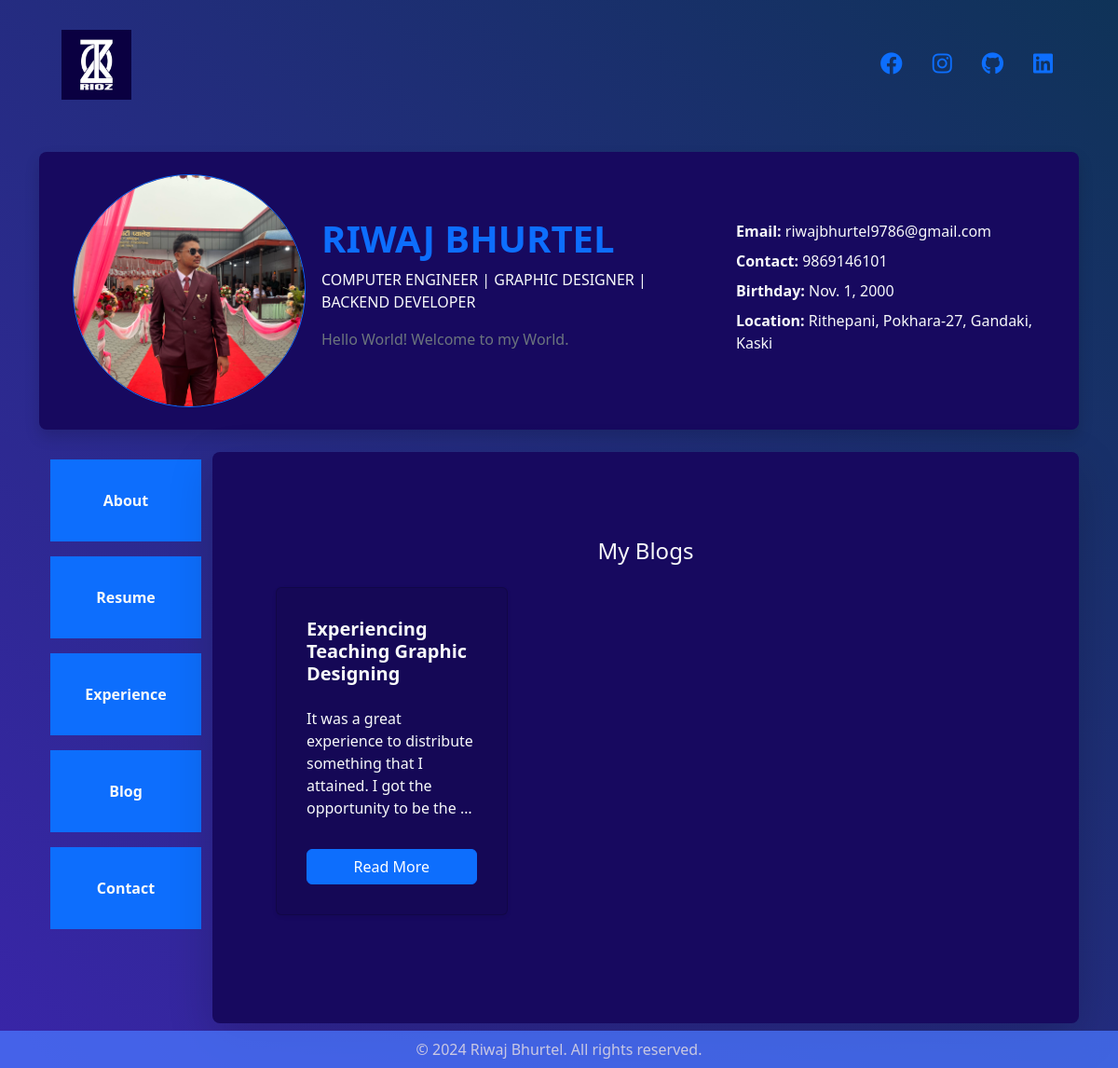
/blogs/, run on an earlier commit of the app's database.
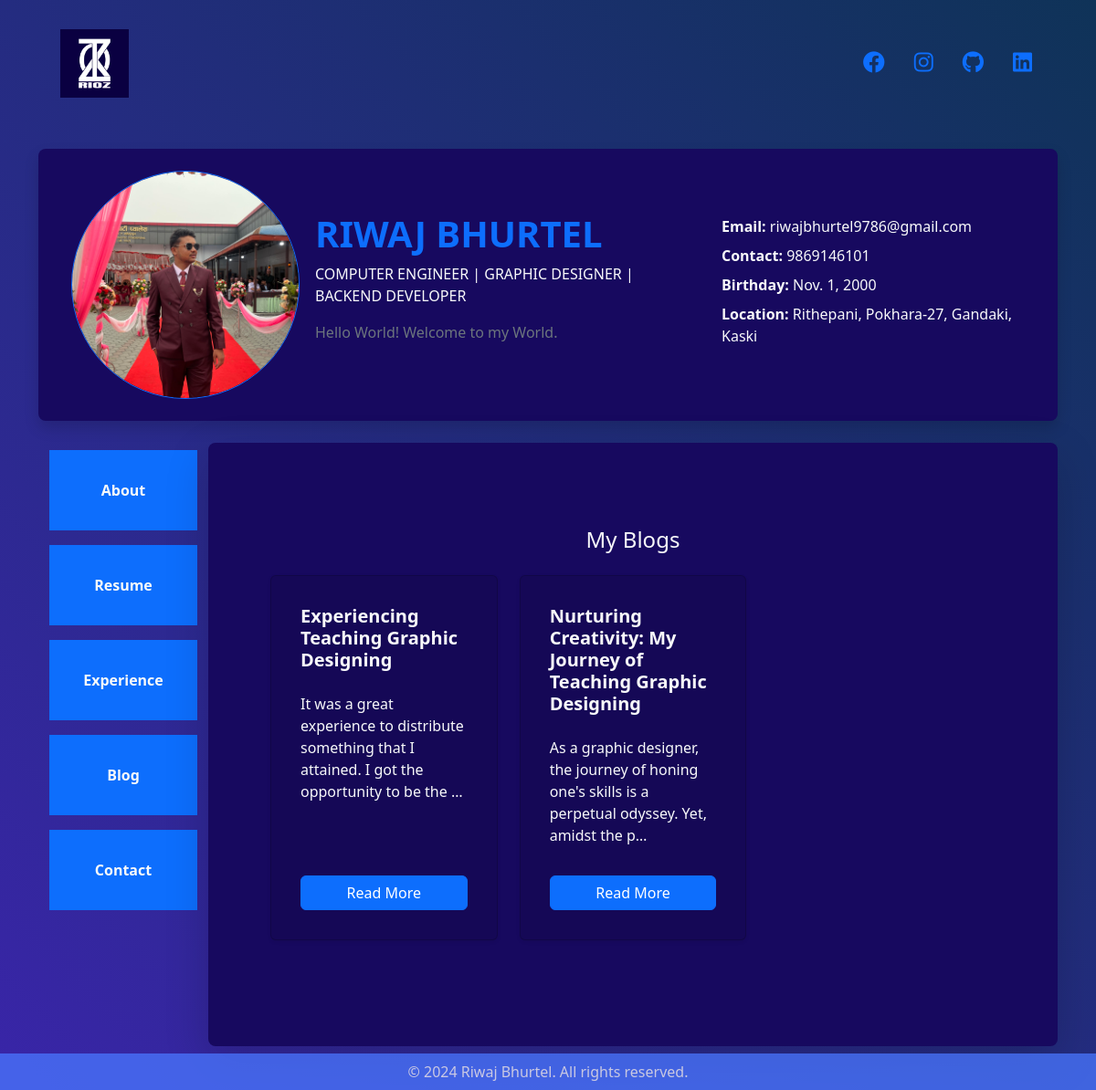
And on a later commit of the database.
### rioz/models.py (models this page shows, shortened)
class Blog(models.Model):
    blog_id = models.CharField(max_length=15, editable=False, auto_created=True)
    blog_topic = models.CharField(max_length=150)
    blog_text = models.TextField()
    date = models.DateTimeField(auto_now_add=True)
    def get_excerpt(self, num_chars=100):
        return Truncator(self.blog_text).chars(num_chars)

### rioz/views.py (the view)
# urls.py: path('blogs/', views.blog, name='blog'),
def blog(request):
    blog = Blog.objects.all()
    information = Information.objects.first()
    about = About.objects.first()
    return render(request, 'rioz/blog_page.html', {'blog': blog,
                                                   'information': information,
                                                   'about': about})

### templates/rioz/blog_page.html (shortened to what this page needs)
<!DOCTYPE html>
{% extends 'rioz/index.html' %}
{% load static %}
{% block blog_page %}
<div class="container my-5" style="padding: 20px; border-radius: 10px;">
    <div class="text-center mb-4">
        <h4 class="text-light">My Blogs</h4>
    </div>
    <div class="row">
        {% for blog in blog %}
        <div class="col-md-4 mb-4">
            <article style="background-color: #150856;" class="card text-light p-3 shadow-sm h-100" style="transition: transform 0.3s;">
                <div class="card-body d-flex flex-column">
                    <h5 class="card-title fw-bold">{{ blog.blog_topic }}</h5>
                    <p class="card-text">{{ blog.get_excerpt|linebreaks }}</p>
                    <a href="{% url 'rioz:blog_detail' pk=blog.pk %}" class="btn btn-primary mt-auto">Read More</a>
                </div>
            </article>
        </div>
        {% endfor %}
    </div>
</div>
{% endblock %}

What changed in the data, as far as the page shows it:
added Blog: blog_topic "Nurturing Creativity: My Journey of Teaching Graphic Designing", get_excerpt "As a graphic designer, the journey of honing one's skills is a perpetual odyssey. Yet, amidst the p…"
